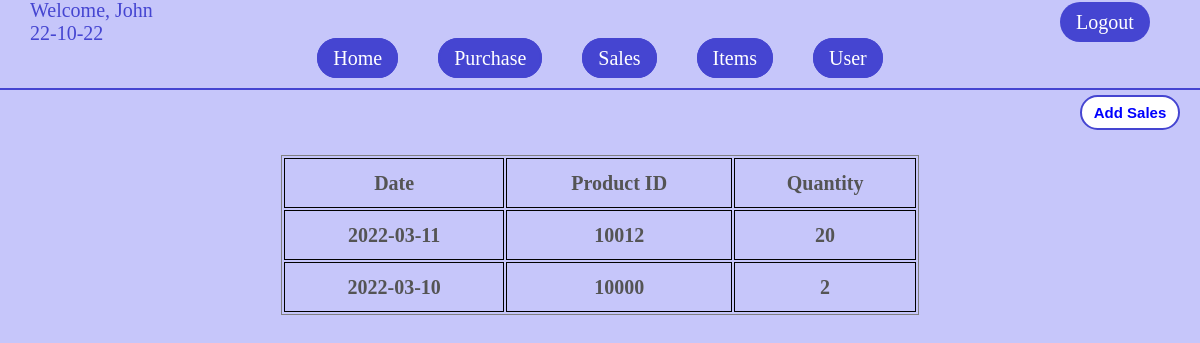
/sales.php (signed in), run on the app's committed database.
### tables this page shows
CREATE TABLE `sales` (
  `productID` int(11) NOT NULL,
  `qty` int(11) NOT NULL,
  `dates` date NOT NULL
);

### sales.php (the view, shortened to what this page needs)
<!DOCTYPE html>
<html lang="en">
<head>
    <link rel="stylesheet" href="src/Styles/sales.css">
    <link rel="stylesheet" href="src/Styles/header.css">
</head>
<body>
    <div class="navbar">
        <div class="greeting">
            <?php
                echo "<p>Welcome, ", $_SESSION['fname'], "<br>",  date('y-m-d'), "</p>";
            ?>
            <a href="logout.php">Logout</a>
        </div>
        <div class="menubar">
            <ul>
                <li><a href="home.php">Home</a></li>
                <li><a href="purchase.php">Purchase</a></li>
                <li><a href="sales.php">Sales</a></li>
                <li><a href="items.php">Items</a></li>
                <li><a href="user.php">User</a></li>
            </ul>
        </div>
    </div>
    <div class="add-product">
        <button><a href="addToSales.php">Add Sales</a></button>
    </div>
    <div class="display-sales">
        <?php
            require 'config.php';
            $query = "SELECT * FROM sales ORDER BY dates DESC";
            if($result = mysqli_query($connection, $query)){
                echo "<table><tr><th>Date</th><th>Product ID</th><th>Quantity</th></tr>";
                while($row = mysqli_fetch_array($result)){
                    echo "<tr><th>", $row['dates'],
                    "</th><th>", $row['productID'], "</th><th>", $row['qty'], "</th>";
                }
            }
            echo "</table>";
        ?>
    </div>
</body>
</html>

### src/Styles/sales.css (style rules this page uses)
* { margin: 0px; padding: 0px; box-sizing: border-box; }
body { background-color:rgba(125, 125, 244, 0.432); }
.add-product { width: 100%; height: 45px; display: flex; align-items: center; position: relative; }
.add-product button { position: absolute; right: 20px; text-decoration: none; width: 100px; height: 35px; background-color: white; border: 2px solid rgb(69, 69, 209); border-radius: 20px; }
.add-product a { padding: 10px; text-decoration: none; font-size: 15px; color: blue; font-weight: bold; }
.display-sales { width: 100%; display: flex; justify-content: center; padding: 20px; }
table { width: 55%; border:1px solid gray; font-size: 20px; color: rgb(84, 84, 84); }
table tr th { border:1px solid black; height: 50px; }

### src/Styles/header.css (style rules this page uses)
.navbar { width: 100%; height: 90px; border-bottom: 2px solid rgb(69, 69, 209); }
.greeting { width: 100%; height: 50%; display: flex; position: relative; align-items: center; }
.greeting p { position: absolute; left: 30px; color: rgb(69, 69, 209); font-size: 20px; }
.greeting a { width: 90px; height: 40px; display: flex; align-items: center; justify-content: center; position: absolute; right: 50px; font-size: 20px; text-decoration: none; background-color: rgb(69, 69, 209); color: white; border-radius: 20px; }
.menubar { width: 100%; height: 50%; display: flex; align-items: center; justify-content: space-around; }
.menubar ul { display: flex; text-decoration: none; margin-bottom: 15px; }
.menubar ul li { margin: 0px 20px; font-size: 20px; list-style-type: none; }
.menubar ul li a { text-decoration: none; background-color:rgb(69, 69, 209); padding: 7px 14px; border: 2px solid rgb(69, 69, 209); border-radius: 20px; color: white; transition: 0.5s; }

### data on the page
sales: dates "2022-03-11", productID "10012", qty "20"
sales: dates "2022-03-10", productID "10000", qty "2"

### other printed values
$_SESSION['fname'] "John"
